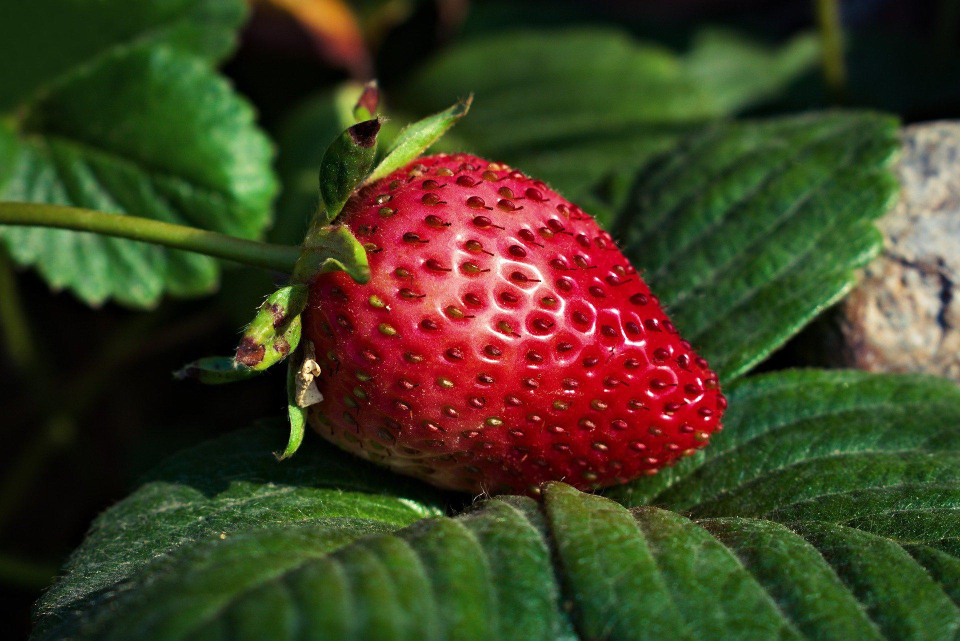
#> input picture strawberry.jpg, 1920 x 1281 px (shown at 1/2 size)
$ python pillow.py
#> lines starting #> are read from the running program, lines starting #| are printed output that depends on the picture
from PIL import Image

# [35 lines of commented-out code are left out]

filename = "strawberry.jpg"
with Image.open(filename) as img:
#> img is the input picture: PIL image 1920x1281 RGB; mean R, G, B 64.4, 62.2, 33.8
    img.load()

# [9 lines of commented-out code are left out]

red, green, blue = img.split()
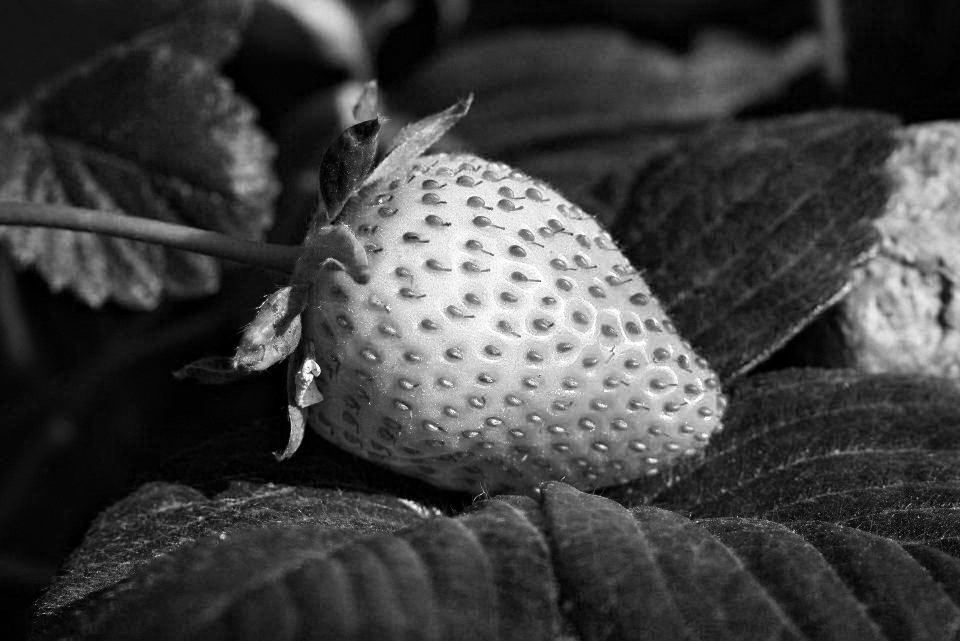
#> red: PIL image 1920x1281 L (shown at 1/2 size); min 0, max 255, mean 64.4
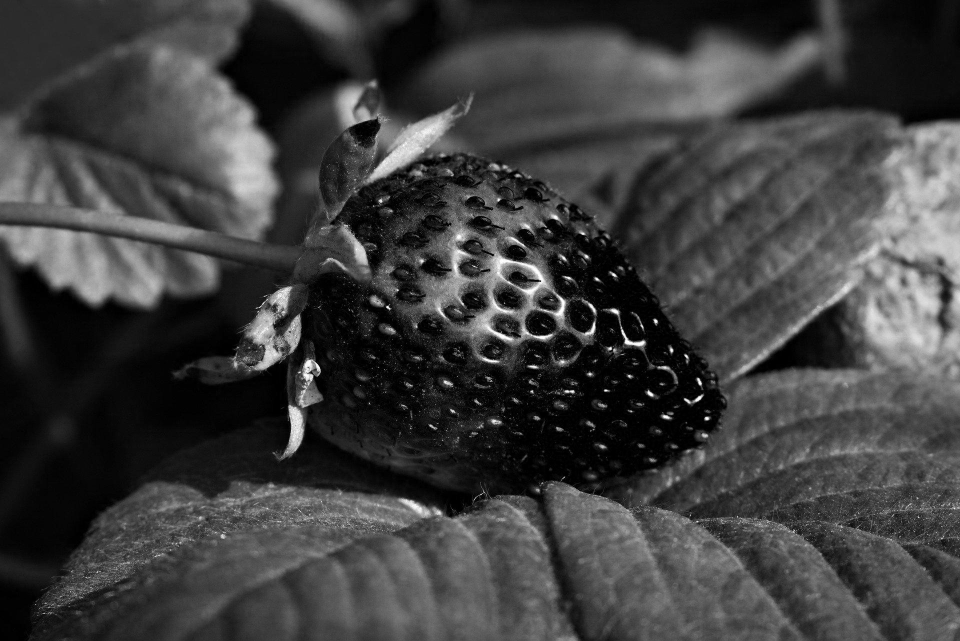
#> green: PIL image 1920x1281 L (shown at 1/2 size); min 0, max 255, mean 62.2
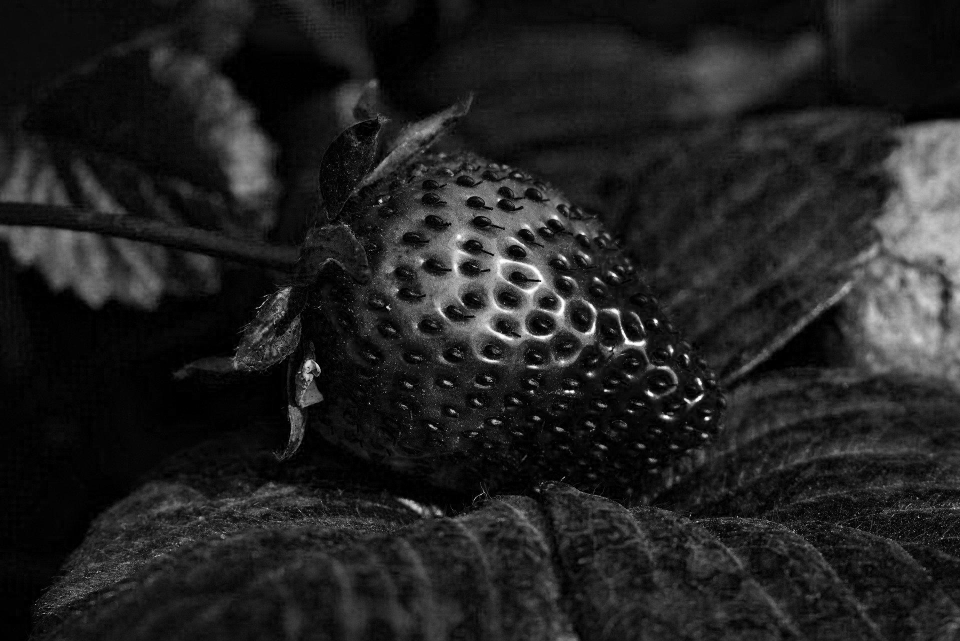
#> blue: PIL image 1920x1281 L (shown at 1/2 size); min 0, max 255, mean 33.8
print(red)
#| <PIL.Image.Image image mode=L size=1920x1281 at 0x7FAF6A050E50>
print(red.mode)
#| L
